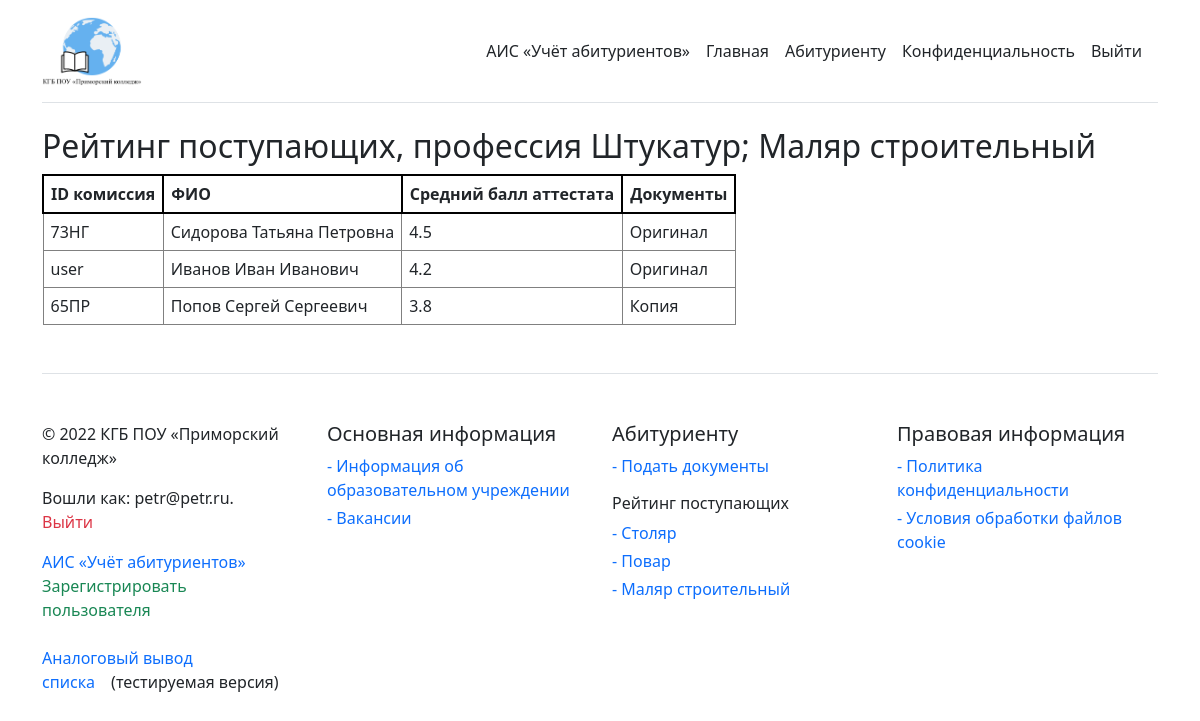
Screenshot of /rating_painter (signed in) with the database file from the repository.
### app/models.py (models this page shows, shortened)
class User(UserMixin, db.Model):
    id = db.Column(db.Integer, primary_key=True)
    fullname = db.Column(db.String(128), index=True)
    email = db.Column(db.String(128), index=True, unique=True)
    password_hash = db.Column(db.String(128))
    cook = db.Column(db.Boolean, index=True)
    carp = db.Column(db.Boolean, index=True)
    paint = db.Column(db.Boolean, index=True)
    id_reg = db.Column(db.String(32), index=True)
    gpa = db.Column(db.Float, index=True)
    docs = db.Column(db.Boolean, index=True)
    phone = db.Column(db.Integer, index=True)
    admin = db.Column(db.Boolean, index=True)

### app/routes.py (the view)
@app.route('/rating_painter')
@login_required
def rating_painter():
    users = User.query.order_by(User.gpa.desc()).all()
    return render_template('rating_painter.html', title='Списки поступающих | Штукатур; Маляр строительный', users=users)

### app/models.py (called while the page is built)
@login.user_loader
def load_user(id):
    return User.query.get(int(id))

### app/templates/rating_painter.html
{% extends "base.html" %}
{% block content %}
<h2>Рейтинг поступающих, профессия Штукатур; Маляр строительный</h2>
<table>
<thead>
    <tr>
        <th>ID комиссия</th>
        <th>ФИО</th>
        <th>Средний балл аттестата</th>
        <th>Документы</th>
    </tr>
</thead>
<tbody>
    {% for user in users %}
    {% if user.paint %}
    <tr>
        <td>{{ user.id_reg }}</td>
        <td>{{ user.fullname }}</td>
        <td>{{ user.gpa }}</td>
        {% if user.docs == True %}
        <td>Оригинал</td>
        {% else %}
        <td>Копия</td>
        {% endif %}
    </tr>
    {% endif %}
    {% endfor %}
</tbody>
</table>
{% endblock %}

### app/templates/base.html (shortened to what this page needs)
<html>
    <head>
      <link rel="stylesheet" href="https://cdn.jsdelivr.net/npm/bootstrap@5.1.3/dist/css/bootstrap.min.css">
    </head>
    <body>
        <div class="container py-3">
          <header>
            <div class="d-flex flex-column flex-md-row align-items-center pb-3 mb-4 border-bottom">
              <a href="{{ url_for('index') }}" class="d-flex align-items-center text-dark text-decoration-none">
                <img src="/static/logo.png" width="100px">
              </a>
              <nav class="d-inline-flex mt-2 mt-md-0 ms-md-auto">
                {% if current_user.admin == True %}
                <a class="me-3 py-2 text-dark text-decoration-none" href="{{ url_for('admin') }}">АИС «Учёт абитуриентов»</a>
                {% endif %}
                <a class="me-3 py-2 text-dark text-decoration-none" href="{{ url_for('index') }}">Главная</a>
                <a class="me-3 py-2 text-dark text-decoration-none" href="{{ url_for('regofapp') }}">Абитуриенту</a>
                <a class="me-3 py-2 text-dark text-decoration-none" href="{{ url_for('confidentiality') }}">Конфиденциальность</a>
                {% if current_user.is_anonymous %}
                <a class="me-3 py-2 text-dark text-decoration-none" href="{{ url_for('login') }}">Войти</a>
                {% else %}
                <a class="me-3 py-2 text-dark text-decoration-none" href="{{ url_for('logout') }}">Выйти</a>
                {% endif %}
              </nav>
            </div>
          </header>
          {% block content %}{% endblock %}
          <footer class="pt-4 my-md-5 pt-md-5 border-top">
            <div class="row">
              <div class="col-12 col-md">
                <p class="d-block mb-3 text-dark">&copy; 2022 КГБ ПОУ «Приморский колледж»</p>
                {% if current_user.is_anonymous %}
                <p class="d-block mb-3 text-dark">Вы не вошли в систему. <a class="me-3 py-2 link-success text-decoration-none" href="{{ url_for('login') }}">Войти?</a></p>
                {% else %}
                <p class="d-block mb-3 text-dark">Вошли как: {{ current_user.email }}. <a class="me-3 py-2 link-danger text-decoration-none" href="{{ url_for('logout') }}">Выйти</a></p>
                {% endif %}
                {% if current_user.admin == True %}
                <a class="me-3 py-2 link-primary text-decoration-none" href="{{ url_for('admin') }}">АИС «Учёт абитуриентов»</a>
                <a class="me-3 py-2 link-success text-decoration-none" href="{{ url_for('registration') }}">Зарегистрировать пользователя</a>
                <br><br>
                <a class="me-3 py-2 link-primary text-decoration-none" href="{{ url_for('admin_analog') }}">Аналоговый вывод списка</a>(тестируемая версия)
                {% elif current_user.admin == False %}
                <p class="d-block mb-3 text-dark">Идентификатор абитуриента: {{ current_user.id_reg }}.</p>
                {% endif %}
              </div>
              <div class="col-6 col-md">
                <h5>Основная информация</h5>
                <ul class="list-unstyled text-small">
                  <li class="mb-1"><a class="link-primary text-decoration-none" href="{{ url_for('index') }}">- Информация об образовательном учреждении</a></li>
                  <li class="mb-1"><a class="link-primary text-decoration-none" href="{{ url_for('vacancy') }}">- Вакансии</a></li>
                </ul>
              </div>
              <div class="col-6 col-md">
                <h5>Абитуриенту</h5>
                <ul class="list-unstyled text-small">
                  <li class="mb-1"><a class="link-primary text-decoration-none" href="{{ url_for('regofapp') }}">- Подать документы</a></li>
                </ul>
                <h6>Рейтинг поступающих</h6>
                <ul class="list-unstyled text-small">
                  <li class="mb-1"><a class="link-primary text-decoration-none" href="{{ url_for('rating_carp') }}">- Столяр</a></li>
                  <li class="mb-1"><a class="link-primary text-decoration-none" href="{{ url_for('rating_cook') }}">- Повар</a></li>
                  <li class="mb-1"><a class="link-primary text-decoration-none" href="{{ url_for('rating_painter') }}">- Маляр строительный</a></li>
                </ul>
              </div>
              <div class="col-6 col-md">
                <h5>Правовая информация</h5>
                <ul class="list-unstyled text-small">
                  <li class="mb-1"><a class="link-primary text-decoration-none" href="{{ url_for('confidentiality') }}">- Политика конфиденциальности</a></li>
                  <li class="mb-1"><a class="link-primary text-decoration-none" href="{{ url_for('cookie') }}">- Условия обработки файлов cookie</a></li>
                </ul>
              </div>
            </div>
          </footer>
        </div>
    </body>
</html>

### app/templates/base.html (style rules this page uses)
td { border: 1px solid grey; padding: 7px; }
th { border: 2px solid black; padding: 7px; }

### rows the page displays
User: id_reg "73НГ", fullname "Сидорова Татьяна Петровна", gpa "4.5", docs "Оригинал"
User: id_reg "user", fullname "Иванов Иван Иванович", gpa "4.2", docs "Оригинал"
User: id_reg "65ПР", fullname "Попов Сергей Сергеевич", gpa "3.8", docs "Копия"
User: email "petr@petr.ru"
